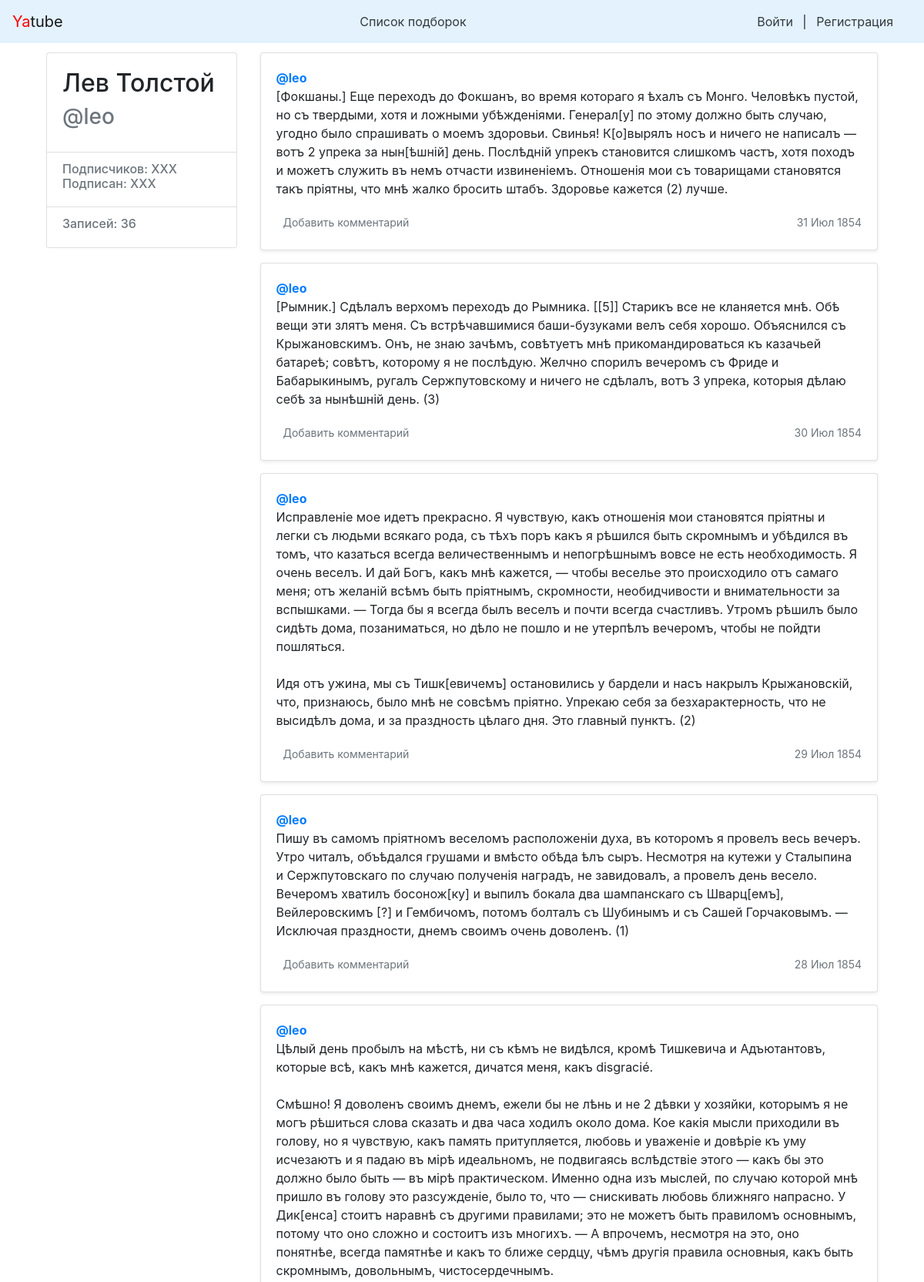
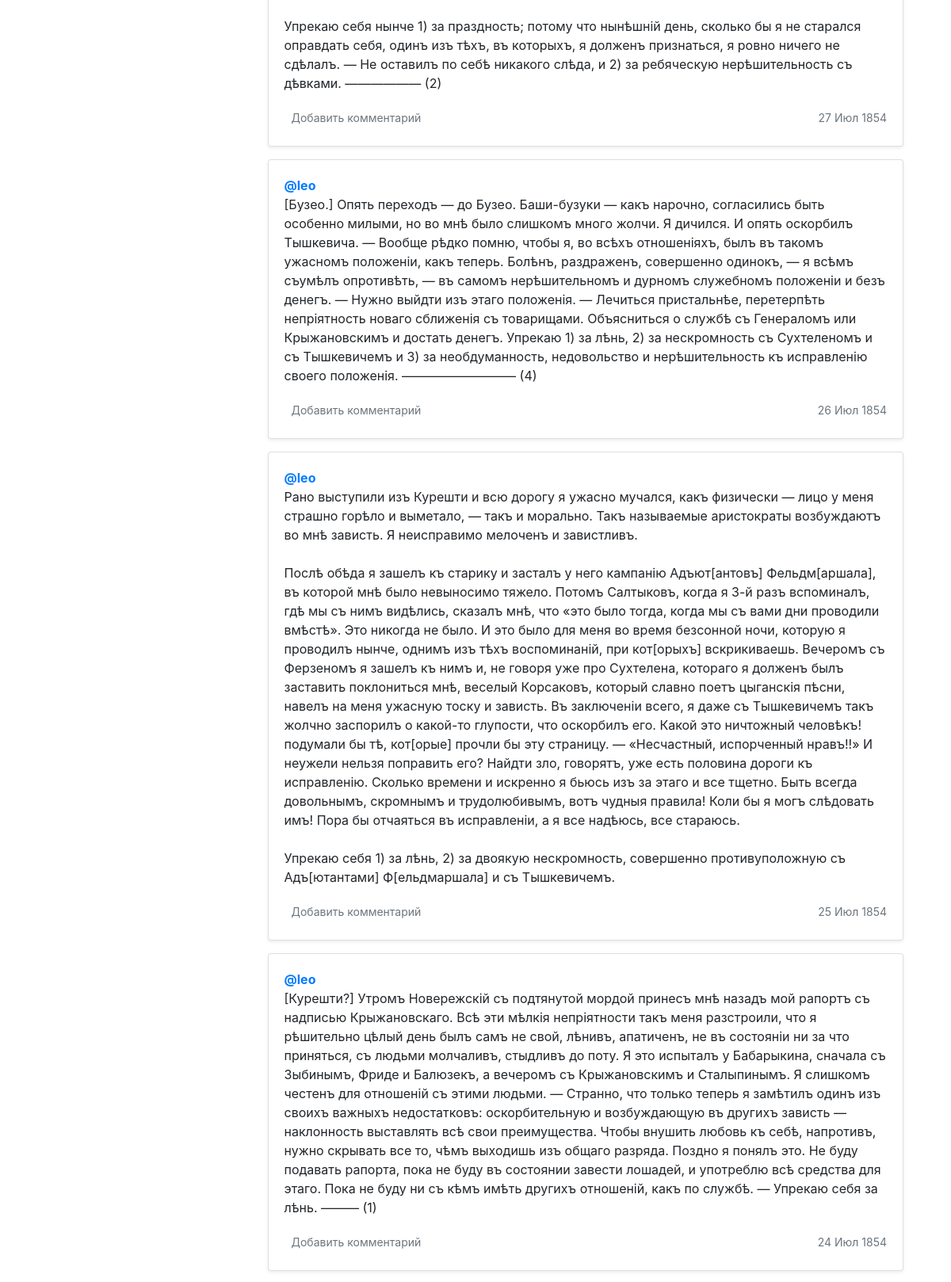
Screenshot of /leo/ (upper part) with the database file from the repository (2 pictures, top to bottom).
### posts/models.py (models this page shows, shortened)
class Post(models.Model):
    text = models.TextField(
        verbose_name='Текст записи'
    )
    pub_date = models.DateTimeField(
        verbose_name='Дата публикации',
        auto_now_add=True
    )
    author = models.ForeignKey(
        User, on_delete=models.CASCADE,
        related_name='posts', verbose_name='Автор'
    )
    group = models.ForeignKey(
        Group, on_delete=models.SET_NULL, blank=True, null=True,
        related_name='posts', verbose_name='Подборка записей'
    )
    class Meta:
        ordering = ('-pub_date',)
        verbose_name = 'Запись'
        verbose_name_plural = 'Записи'

### posts/views.py (the view)
# urls.py: path('<str:username>/', views.profile, name='profile'),
def profile(request, username):
    profile_user = get_object_or_404(User, username=username)
    user_posts = profile_user.posts.all()
    page = pagination(request, user_posts)
    return render(request, 'posts/profile.html',
                  {'profile_user': profile_user,
                   'page': page})

### posts/views.py (called while the page is built)
def pagination(request, objects):
    paginator = Paginator(objects, settings.PAGINATOR_DEFAULT_SIZE)
    page_number = request.GET.get('page')
    page = paginator.get_page(page_number)
    return page

### yatube/context_processors.py (called while the page is built)
def current_year(request):
    return {
        'year': dt.date.today().year,
    }

### posts/templates/posts/profile.html (shortened to what this page needs)
{% extends "base.html" %}
{% block content %}
  {% load user_filters %}
  <div class="row">
    <div class="col-md-3 mb-3 mt-1">
      <div class="card">
        <div class="card-body">
          <div class="h2">
            {{ profile_user.get_full_name }}
          </div>
          <div class="h3 text-muted">
            @{{ profile_user.username }}
          </div>
        </div>
        <ul class="list-group list-group-flush">
          <li class="list-group-item">
            <div class="h6 text-muted">
              Подписчиков: XXX <br />
              Подписан: XXX
            </div>
          </li>
          <li class="list-group-item">
            <div class="h6 text-muted">
              Записей: {{ profile_user.posts.count }}
            </div>
          </li>
        </ul>
      </div>
    </div>
    <div class="col-md-9">
      {% for post in page %}
        <div class="card mb-3 mt-1 shadow-sm">
          <div class="card-body">
            <p class="card-text">
              <a href="{% url 'profile' username=profile_user.username %}">
                <strong class="d-block text-gray-dark">@{{ profile_user.username }}</strong>
              </a>
              {{ post.text|linebreaksbr }}
            </p>
            <div class="d-flex justify-content-between align-items-center">
              <div class="btn-group ">
                <a class="btn btn-sm text-muted" href="{% url 'post' username=profile_user.username post_id=post.id %}" role="button">
                  Добавить комментарий
                </a>
              </div>
              <small class="text-muted">{{ post.pub_date|date:"d M Y" }}</small>
            </div>
          </div>
        </div>
      {% endfor %}
    </div>
  </div>
{% endblock %}

### rows the page displays
Post: text "[Фокшаны.] Еще переходъ до Фокшанъ, во время котораго я ѣхалъ съ Монго. Человѣкъ пустой, но съ твердыми, хотя и ложными убѣжденіями. Генерал[у] по этому должно быть случаю, угодно было спрашивать о моемъ здоровьи. Свинья! К[о]вырялъ носъ и ничего не написалъ — вотъ 2 упрека за нын[ѣшній] день. Послѣдній упрекъ становится слишкомъ частъ, хотя походъ и можетъ служить въ немъ отчасти извиненіемъ. Отношенія мои съ товарищами становятся такъ пріятны, что мнѣ жалко бросить штабъ. Здоровье кажется (2) лучше.", pub_date "31 Июл 1854"
Post: text "[Рымник.] Сдѣлалъ верхомъ переходъ до Рымника. [[5]] Старикъ все не кланяется мнѣ. Обѣ вещи эти злятъ меня. Съ встрѣчавшимися баши-бузуками велъ себя хорошо. Объяснился съ Крыжановскимъ. Онъ, не знаю зачѣмъ, совѣтуетъ мнѣ прикомандироваться къ казачьей батареѣ; совѣтъ, которому я не послѣдую. Желчно спорилъ вечеромъ съ Фриде и Бабарыкинымъ, ругалъ Сержпутовскому и ничего не сдѣлалъ, вотъ 3 упрека, которыя дѣлаю себѣ за нынѣшній день. (3)", pub_date "30 Июл 1854"
Post: text "Исправленіе мое идетъ прекрасно. Я чувствую, какъ отношенія мои становятся пріятны и легки съ людьми всякаго рода, съ тѣхъ поръ какъ я рѣшился быть скромнымъ и убѣдился въ томъ, что казаться всегда величественнымъ и непогрѣшнымъ вовсе не есть необходимость. Я очень веселъ. И дай Богъ, какъ мнѣ кажется, — чтобы веселье это происходило отъ самаго меня; отъ желаній всѣмъ быть пріятнымъ, скромности, необидчивости и внимательности за вспышками. — Тогда бы я всегда былъ веселъ и почти всегда счастливъ. Утромъ рѣшилъ было сидѣть дома, позаниматься, но дѣло не пошло и не утерпѣлъ вечеромъ, чтобы не пойдти пошляться. Идя отъ ужина, мы съ Тишк[евичемъ] остановились у бардели и насъ накрылъ…", pub_date "29 Июл 1854"
Post: text "Пишу въ самомъ пріятномъ веселомъ расположеніи духа, въ которомъ я провелъ весь вечеръ. Утро читалъ, объѣдался грушами и вмѣсто обѣда ѣлъ сыръ. Несмотря на кутежи у Сталыпина и Сержпутовскаго по случаю полученія наградъ, не завидовалъ, а провелъ день весело. Вечеромъ хватилъ босонож[ку] и выпилъ бокала два шампанскаго съ Шварц[емъ], Вейлеровскимъ [?] и Гембичомъ, потомъ болталъ съ Шубинымъ и съ Сашей Горчаковымъ. — Исключая праздности, днемъ своимъ очень доволенъ. (1)", pub_date "28 Июл 1854"
Post: text "Цѣлый день пробылъ на мѣстѣ, ни съ кѣмъ не видѣлся, кромѣ Тишкевича и Адъютантовъ, которые всѣ, какъ мнѣ кажется, дичатся меня, какъ disgracié. Смѣшно! Я доволенъ своимъ днемъ, ежели бы не лѣнь и не 2 дѣвки у хозяйки, которымъ я не могъ рѣшиться слова сказать и два часа ходилъ около дома. Кое какія мысли приходили въ голову, но я чувствую, какъ память притупляется, любовь и уваженіе и довѣріе къ уму исчезаютъ и я падаю въ мірѣ идеальномъ, не подвигаясь вслѣдствіе этого — какъ бы это должно было быть — въ мірѣ практическом. Именно одна изъ мыслей, по случаю которой мнѣ пришло въ голову это разсужденіе, было то, что — снискивать любовь ближняго напрасно. У Дик[енса] стоитъ наравнѣ съ другими…", pub_date "27 Июл 1854"
Post: text "[Бузео.] Опять переходъ — до Бузео. Баши-бузуки — какъ нарочно, согласились быть особенно милыми, но во мнѣ было слишкомъ много жолчи. Я дичился. И опять оскорбилъ Тышкевича. — Вообще рѣдко помню, чтобы я, во всѣхъ отношеніяхъ, былъ въ такомъ ужасномъ положеніи, какъ теперь. Болѣнъ, раздраженъ, совершенно одинокъ, — я всѣмъ съумѣлъ опротивѣть, — въ самомъ нерѣшительномъ и дурномъ служебномъ положеніи и безъ денегъ. — Нужно выйдти изъ этаго положенія. — Лечиться пристальнѣе, перетерпѣть непріятность новаго сближенія съ товарищами. Объясниться о службѣ съ Генераломъ или Крыжановскимъ и достать денегъ. Упрекаю 1) за лѣнь, 2) за нескромность съ Сухтеленомъ и съ Тышкевичемъ и 3) за…", pub_date "26 Июл 1854"
Post: text "Рано выступили изъ Курешти и всю дорогу я ужасно мучался, какъ физически — лицо у меня страшно горѣло и выметало, — такъ и морально. Такъ называемые аристократы возбуждаютъ во мнѣ зависть. Я неисправимо мелоченъ и завистливъ. Послѣ обѣда я зашелъ къ старику и засталъ у него кампанію Адъют[антовъ] Фельдм[аршала], въ которой мнѣ было невыносимо тяжело. Потомъ Салтыковъ, когда я 3-й разъ вспоминалъ, гдѣ мы съ нимъ видѣлись, сказалъ мнѣ, что «это было тогда, когда мы съ вами дни проводили вмѣстѣ». Это никогда не было. И это было для меня во время безсонной ночи, которую я проводилъ нынче, однимъ изъ тѣхъ воспоминаній, при кот[орыхъ] вскрикиваешь. Вечеромъ съ Ферзеномъ я зашелъ къ нимъ и, не…", pub_date "25 Июл 1854"
Post: text "[Курешти?] Утромъ Новережскій съ подтянутой мордой принесъ мнѣ назадъ мой рапортъ съ надписью Крыжановскаго. Всѣ эти мѣлкія непріятности такъ меня разстроили, что я рѣшительно цѣлый день былъ самъ не свой, лѣнивъ, апатиченъ, не въ состояніи ни за что приняться, съ людьми молчаливъ, стыдливъ до поту. Я это испыталъ у Бабарыкина, сначала съ Зыбинымъ, Фриде и Балюзекъ, а вечеромъ съ Крыжановскимъ и Сталыпинымъ. Я слишкомъ честенъ для отношеній съ этими людьми. — Странно, что только теперь я замѣтилъ одинъ изъ своихъ важныхъ недостатковъ: оскорбительную и возбуждающую въ другихъ зависть — наклонность выставлять всѣ свои преимущества. Чтобы внушить любовь къ себѣ, напротивъ, нужно скрывать все…", pub_date "24 Июл 1854"

### other values shown
{{ profile_user.get_full_name }} "Лев Толстой"
{{ profile_user.username }} "leo"
{{ profile_user.posts.count }} "36"
